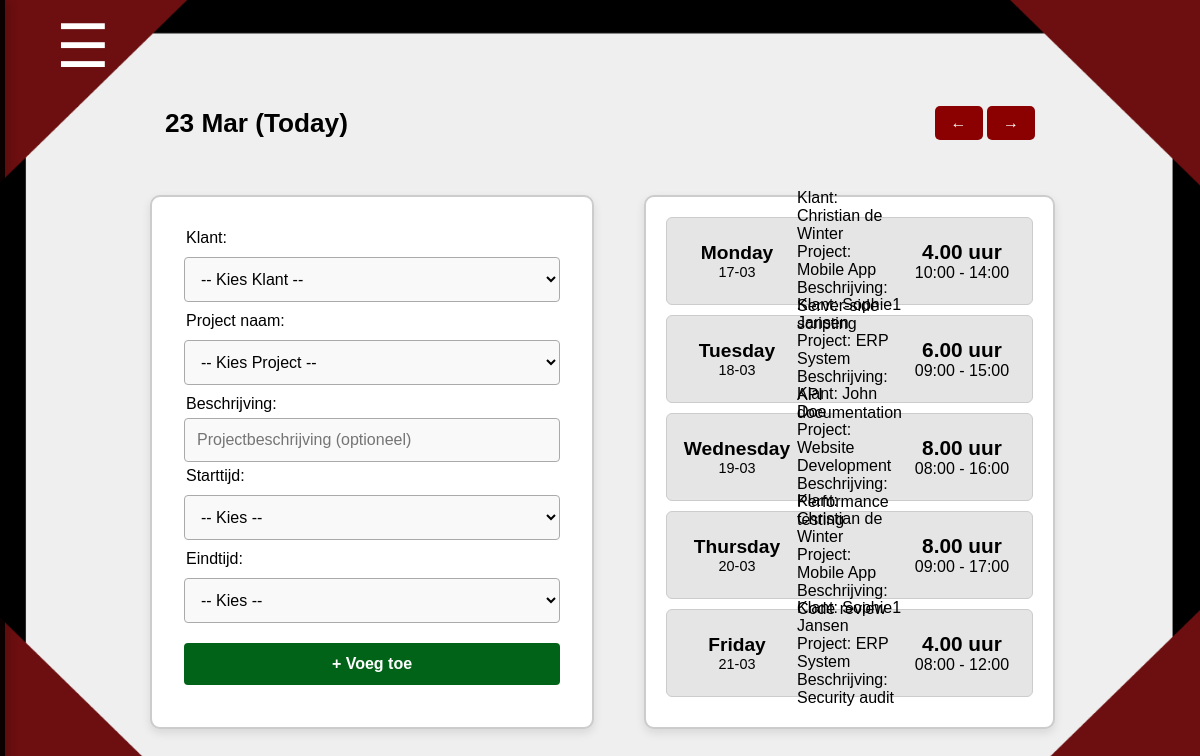
/uren-registreren.php (signed in), run on the app's committed database.
### tables this page shows
CREATE TABLE `hours` (
                         `hours_id` int(11) NOT NULL,
                         `user_id` int(11) NOT NULL DEFAULT 1,
                         `project_id` int(11) NOT NULL,
                         `date` date NOT NULL,
                         `start_hours` time NOT NULL,
                         `eind_hours` time NOT NULL,
                         `hours` decimal(4,2) NOT NULL CHECK (`hours` between 0 and 24),
                         `accord` enum('Pending','Approved','Rejected') NOT NULL DEFAULT 'Pending',
                         `contract_hours` decimal(6,2) DEFAULT NULL,
                         `beschrijving` varchar(255) DEFAULT NULL
);

CREATE TABLE `klant` (
                         `klant_id` int(11) NOT NULL,
                         `voornaam` varchar(255) NOT NULL,
                         `achternaam` varchar(255) NOT NULL,
                         `password` varchar(255) NOT NULL,
                         `role` varchar(50) NOT NULL DEFAULT 'klant',
                         `email` varchar(255) NOT NULL,
                         `telefoon` varchar(50) NOT NULL,
                         `bedrijfnaam` varchar(255) NOT NULL DEFAULT ''
);

CREATE TABLE `project` (
                           `project_id` int(11) NOT NULL,
                           `project_naam` varchar(255) NOT NULL,
                           `klant_id` int(11) NOT NULL,
                           `user_id` int(11) NOT NULL,
                           `beschrijving` text NOT NULL
);

### uren-registreren.php (the view, shortened to what this page needs)
<?php
require 'sidebar.php';
$weekOffset = $_SESSION['week_offset'] ?? 0;
$selectedDay = $_SESSION['selected_day'] ?? date('Y-m-d');
$currentWeekStart = date('Y-m-d', strtotime('monday this week') + ($weekOffset * 7 * 86400));
$currentWeekEnd = date('Y-m-d', strtotime('friday this week') + ($weekOffset * 7 * 86400));
$hoursQuery = "SELECT h.*, p.project_naam,
                      k.voornaam AS klant_voornaam, k.achternaam AS klant_achternaam,
                      u.name AS user_name, u.achternaam AS user_achternaam
               FROM hours h
               JOIN project p ON h.project_id = p.project_id
               JOIN klant k ON p.klant_id = k.klant_id
               JOIN users u ON h.user_id = u.user_id
               WHERE h.date BETWEEN :weekStart AND :weekEnd
               AND h.user_id = :user_id
               ORDER BY h.date ASC, h.start_hours ASC";
$hoursStmt = $pdo->prepare($hoursQuery);
$hoursStmt->execute([
    'weekStart' => $currentWeekStart,
    'weekEnd'   => $currentWeekEnd,
    'user_id'   => $_SESSION['user_id']
]);
$hoursRecords = $hoursStmt->fetchAll(PDO::FETCH_ASSOC);
$groupedHours = [];
foreach ($hoursRecords as $record) {
    $dayOfWeek = date('l', strtotime($record['date']));
    $groupedHours[$dayOfWeek][] = $record;
}
?>
<!DOCTYPE html>
<html lang="nl">
<head>
  <link rel="stylesheet" href="css/uren-registreren.css">
</head>
<body>
<div class="bigbox">
  <div class="topheader">
    <div class="datum">
      <h3 id="date-today"><?php echo date('d M'); ?> (Today)</h3>
    </div>
    <div class="week-nav">
      <form method="POST" action="" style="display: inline;">
        <button type="submit" id="prev">&larr;</button>
      </form>
      <form method="POST" action="" style="display: inline;">
        <button type="submit" id="next">&rarr;</button>
      </form>
    </div>
  </div>
  <div class="wrapper">
    <div class="blok-1">
      <form method="POST" action="" class="form-div">
        <li>Klant:</li>
        <select name="klant" class="small-input" onchange="this.form.submit()">
          <option value="">-- Kies Klant --</option>
        </select>
        <li>Project naam:</li>
        <select name="project" class="small-input">
          <option value="">-- Kies Project --</option>
        </select>
        <li>Beschrijving:</li>
        <input type="text" name="beschrijving" class="small-input" placeholder="Projectbeschrijving (optioneel)">
        <li>Starttijd:</li>
        <select name="begin">
          <option value="">-- Kies --</option>
        </select>
        <li>Eindtijd:</li>
        <select name="eind">
          <option value="">-- Kies --</option>
        </select>
        <button type="submit">+ Voeg toe</button>
      </form>
    </div>
    <div class="block-b">
      <div class="overzicht">
        <?php
        $dagenVanDeWeek = ['Monday', 'Tuesday', 'Wednesday', 'Thursday', 'Friday'];
        foreach ($dagenVanDeWeek as $dag):
            $dagNaam = strtolower($dag);
            $dagDatum = date('Y-m-d', strtotime($dag . ' this week') + ($weekOffset * 7 * 86400));
            $dagRecords = $groupedHours[$dag] ?? [];
            $isSelected = ($selectedDay === $dagDatum);
        ?>
          <form method="POST" action="" style="display: inline;">
            <div class="dag <?= $isSelected ? 'selected' : ''; ?>" onclick="this.parentNode.submit();">
              <div class="dag-info">
                <span class="dagnaam"><?php echo ucfirst($dagNaam); ?></span>
                <span class="datum-klein"><?php echo date('d-m', strtotime($dagDatum)); ?></span>
              </div>
              <?php if (!empty($dagRecords)): ?>
                <?php foreach ($dagRecords as $record): ?>
                  <div class="info">
                    Klant: <?php echo $record['klant_voornaam'] . ' ' . $record['klant_achternaam']; ?><br>
                    Project: <?php echo $record['project_naam']; ?><br>
                    Beschrijving: <?php echo $record['beschrijving']; ?>
                  </div>
                  <div class="tijd">
                    <span class="uren-dik"><?php echo $record['hours']; ?> uur</span><br>
                    <?php echo date('H:i', strtotime($record['start_hours'])); ?> - <?php echo date('H:i', strtotime($record['eind_hours'])); ?>
                  </div>
                <?php endforeach; ?>
              <?php else: ?>
                <p>Geen uren ingevoerd voor <?php echo ucfirst($dagNaam); ?>.</p>
              <?php endif; ?>
            </div>
          </form>
        <?php endforeach; ?>
      </div>
    </div>
  </div>
</div>
</body>
</html>

### css/uren-registreren.css (style rules this page uses)
body { background-image: url("../img/achtergrond(nieuw).png"); background-size: 100% 100%; font-family: sans-serif; margin: 0; padding: 0; display: flex; justify-content: center; align-items: center; min-height: 100vh; }
.bigbox { width: 75%; max-width: 1300px; }
.topheader { display: flex; justify-content: space-between; align-items: center; padding: 10px 15px; }
.datum { font-size: 1.4em; font-weight: bold; }
.week-nav button { background: #8b0000; color: white; padding: 8px 16px; border: none; cursor: pointer; border-radius: 5px; font-size: 1em; transition: background 0.3s; }
.wrapper { display: flex; justify-content: space-between; align-items: stretch; gap: 50px; margin-top: 20px; }
.blok-1 { display: flex; align-items: center; background: white; padding: 20px; border-radius: 10px; box-shadow: 0px 4px 10px rgba(0, 0, 0, 0.1); border: 2px solid #ccc; flex-shrink: 0; }
.blok-1 select, .blok-1 button { padding: 12px; font-size: 1em; border: 1px solid #aaa; border-radius: 4px; background: #f9f9f9; transition: border 0.3s; width: calc(100% - 24px); margin: 10px auto; }
.blok-1 input { padding: 12px; font-size: 1em; border: 1px solid #aaa; border-radius: 4px; background: #f9f9f9; transition: border 0.3s; width: calc(100% - 50px); margin: 5px auto; }
.blok-1 button { background: #006317; color: white; font-weight: bold; cursor: pointer; border: none; transition: 0.3s, transform 0.2s; }
.block-b { flex: 1; background: white; padding: 20px; border-radius: 10px; box-shadow: 0px 4px 10px rgba(0, 0, 0, 0.1); border: 2px solid #ccc; flex-shrink: 0; }
.dag { display: flex; justify-content: space-between; align-items: center; background: #e5e5e5; padding: 15px; height: 66px; border-radius: 6px; margin-bottom: 15px; transition: 0.3s; }
.dag-info { display: flex; flex-direction: column; align-items: center; min-width: 120px; }
.dagnaam { font-size: 1.2em; font-weight: bold; }
.datum-klein { font-size: 0.9em; }
.tijd { text-align: center; min-width: 120px; }
.uren-dik { font-weight: bold; font-size: 1.3em; }
li { text-align: start; list-style: none; position: relative; left: 14px; }
.form-div { text-align: center; width: 400px; }

### uren-registreren.php (style rules this page uses)
.dag { cursor: pointer; border: 1px solid #ccc; padding: 10px; margin-bottom: 10px; }

### data on the page
hours: klant.voornaam "Christian", klant.achternaam "de Winter", project.project_naam "Mobile App", beschrijving "Server-side scripting", hours "4.00", start_hours "10:00", eind_hours "14:00"
hours: klant.voornaam "Sophie1", klant.achternaam "Jansen", project.project_naam "ERP System", beschrijving "API documentation", hours "6.00", start_hours "09:00", eind_hours "15:00"
hours: klant.voornaam "John", klant.achternaam "Doe", project.project_naam "Website Development", beschrijving "Performance testing", hours "8.00", start_hours "08:00", eind_hours "16:00"
hours: klant.voornaam "Christian", klant.achternaam "de Winter", project.project_naam "Mobile App", beschrijving "Code review", hours "8.00", start_hours "09:00", eind_hours "17:00"
hours: klant.voornaam "Sophie1", klant.achternaam "Jansen", project.project_naam "ERP System", beschrijving "Security audit", hours "4.00", start_hours "08:00", eind_hours "12:00"

### other printed values
$dagNaam "Monday"
date('d-m', strtotime($dagDatum)) "17-03"
$dagNaam "Tuesday"
date('d-m', strtotime($dagDatum)) "18-03"
$dagNaam "Wednesday"
date('d-m', strtotime($dagDatum)) "19-03"
$dagNaam "Thursday"
date('d-m', strtotime($dagDatum)) "20-03"
$dagNaam "Friday"
date('d-m', strtotime($dagDatum)) "21-03"
